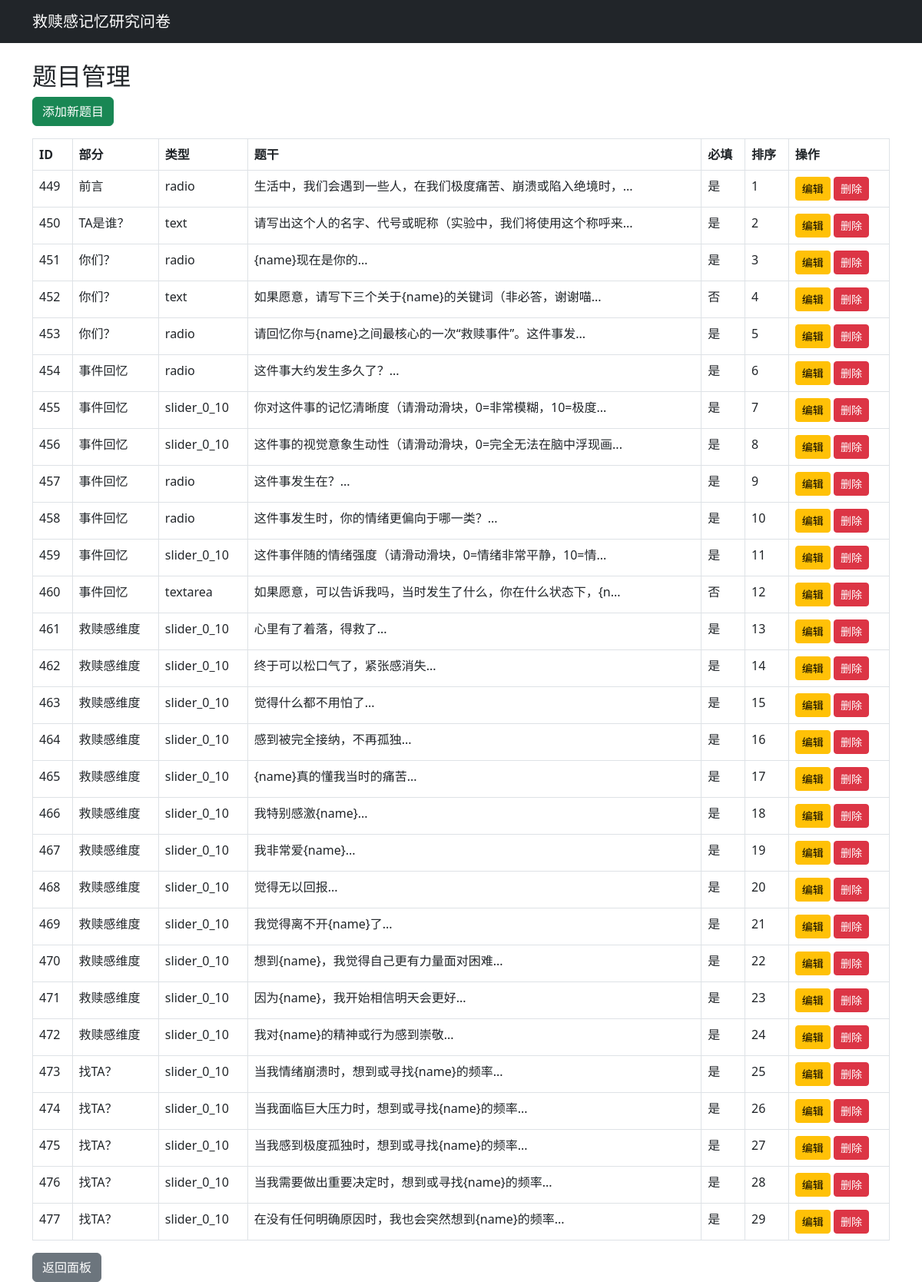
/admin/questions (signed in), run on the app's committed database.
### tables this page shows
CREATE TABLE questions (
            id INTEGER PRIMARY KEY AUTOINCREMENT,
            section TEXT,
            type TEXT,
            question_text TEXT,
            options TEXT,
            required INTEGER DEFAULT 1,
            sort_order INTEGER
        );

### rescue.py (the view)
@app.route('/admin/questions')
@login_required
def manage_questions():
    db = get_db()
    questions = db.execute('SELECT * FROM questions ORDER BY sort_order').fetchall()
    return render_template('questions.html', questions=questions)

### rescue.py (called while the page is built)
@app.before_request
def force_https():
    if request.url.startswith('http://') and not request.host.startswith('127.0.0.1'):
        return redirect(request.url.replace('http://', 'https://', 1), code=301)

def get_db():
    db = sqlite3.connect(DATABASE)
    db.row_factory = sqlite3.Row
    return db

def login_required(f):
    from functools import wraps
    @wraps(f)
    def decorated(*args, **kwargs):
        if 'admin_logged_in' not in session:
            return redirect(url_for('login'))
        return f(*args, **kwargs)
    return decorated

### templates/questions.html (shortened to what this page needs)
{% extends "base.html" %}
{% block content %}
<h2>题目管理</h2>
<a href="{{ url_for('new_question') }}" class="btn btn-success mb-3">添加新题目</a>
<table class="table table-bordered">
    <thead>
        <tr>
            <th>ID</th><th>部分</th><th>类型</th><th>题干</th><th>必填</th><th>排序</th><th>操作</th>
        </tr>
    </thead>
    <tbody>
        {% for q in questions %}
        <tr>
            <td>{{ q.id }}</td>
            <td>{{ q.section }}</td>
            <td>{{ q.type }}</td>
            <td>{{ q.question_text[:30] }}...</td>
            <td>{{ '是' if q.required else '否' }}</td>
            <td>{{ q.sort_order }}</td>
            <td>
                <a href="{{ url_for('edit_question', id=q.id) }}" class="btn btn-sm btn-warning">编辑</a>
                <a href="{{ url_for('delete_question', id=q.id) }}" class="btn btn-sm btn-danger" onclick="return confirm('确定删除吗？')">删除</a>
            </td>
        </tr>
        {% endfor %}
    </tbody>
</table>
<a href="{{ url_for('admin') }}" class="btn btn-secondary">返回面板</a>
{% endblock %}

### templates/base.html (shortened to what this page needs)
<!DOCTYPE html>
<html lang="zh">
<head>
    <link href="https://cdn.bootcdn.net/ajax/libs/twitter-bootstrap/5.3.0/css/bootstrap.min.css" rel="stylesheet">
</head>
<body>
    <nav class="navbar navbar-dark bg-dark mb-4">
        <div class="container">
            <a class="navbar-brand" href="/">救赎感记忆研究问卷</a>
        </div>
    </nav>
    <div class="container">
        {% block content %}{% endblock %}
    </div>
</body>
</html>

### data on the page
questions: id "449", section "前言", type "radio", question_text "生活中，我们会遇到一些人，在我们极度痛苦、崩溃或陷入绝境时，", required "是", sort_order "1"
questions: id "450", section "TA是谁？", type "text", question_text "请写出这个人的名字、代号或昵称（实验中，我们将使用这个称呼来", required "是", sort_order "2"
questions: id "451", section "你们？", type "radio", question_text "{name}现在是你的", required "是", sort_order "3"
questions: id "452", section "你们？", type "text", question_text "如果愿意，请写下三个关于{name}的关键词（非必答，谢谢喵", required "否", sort_order "4"
questions: id "453", section "你们？", type "radio", question_text "请回忆你与{name}之间最核心的一次“救赎事件”。这件事发", required "是", sort_order "5"
questions: id "454", section "事件回忆", type "radio", question_text "这件事大约发生多久了？", required "是", sort_order "6"
questions: id "455", section "事件回忆", type "slider_0_10", question_text "你对这件事的记忆清晰度（请滑动滑块，0=非常模糊，10=极度", required "是", sort_order "7"
questions: id "456", section "事件回忆", type "slider_0_10", question_text "这件事的视觉意象生动性（请滑动滑块，0=完全无法在脑中浮现画", required "是", sort_order "8"
questions: id "457", section "事件回忆", type "radio", question_text "这件事发生在？", required "是", sort_order "9"
questions: id "458", section "事件回忆", type "radio", question_text "这件事发生时，你的情绪更偏向于哪一类？", required "是", sort_order "10"
questions: id "459", section "事件回忆", type "slider_0_10", question_text "这件事伴随的情绪强度（请滑动滑块，0=情绪非常平静，10=情", required "是", sort_order "11"
questions: id "460", section "事件回忆", type "textarea", question_text "如果愿意，可以告诉我吗，当时发生了什么，你在什么状态下，{n", required "否", sort_order "12"
questions: id "461", section "救赎感维度", type "slider_0_10", question_text "心里有了着落，得救了", required "是", sort_order "13"
questions: id "462", section "救赎感维度", type "slider_0_10", question_text "终于可以松口气了，紧张感消失", required "是", sort_order "14"
questions: id "463", section "救赎感维度", type "slider_0_10", question_text "觉得什么都不用怕了", required "是", sort_order "15"
questions: id "464", section "救赎感维度", type "slider_0_10", question_text "感到被完全接纳，不再孤独", required "是", sort_order "16"
questions: id "465", section "救赎感维度", type "slider_0_10", question_text "{name}真的懂我当时的痛苦", required "是", sort_order "17"
questions: id "466", section "救赎感维度", type "slider_0_10", question_text "我特别感激{name}", required "是", sort_order "18"
questions: id "467", section "救赎感维度", type "slider_0_10", question_text "我非常爱{name}", required "是", sort_order "19"
questions: id "468", section "救赎感维度", type "slider_0_10", question_text "觉得无以回报", required "是", sort_order "20"
questions: id "469", section "救赎感维度", type "slider_0_10", question_text "我觉得离不开{name}了", required "是", sort_order "21"
questions: id "470", section "救赎感维度", type "slider_0_10", question_text "想到{name}，我觉得自己更有力量面对困难", required "是", sort_order "22"
questions: id "471", section "救赎感维度", type "slider_0_10", question_text "因为{name}，我开始相信明天会更好", required "是", sort_order "23"
questions: id "472", section "救赎感维度", type "slider_0_10", question_text "我对{name}的精神或行为感到崇敬", required "是", sort_order "24"
questions: id "473", section "找TA？", type "slider_0_10", question_text "当我情绪崩溃时，想到或寻找{name}的频率", required "是", sort_order "25"
questions: id "474", section "找TA？", type "slider_0_10", question_text "当我面临巨大压力时，想到或寻找{name}的频率", required "是", sort_order "26"
questions: id "475", section "找TA？", type "slider_0_10", question_text "当我感到极度孤独时，想到或寻找{name}的频率", required "是", sort_order "27"
questions: id "476", section "找TA？", type "slider_0_10", question_text "当我需要做出重要决定时，想到或寻找{name}的频率", required "是", sort_order "28"
questions: id "477", section "找TA？", type "slider_0_10", question_text "在没有任何明确原因时，我也会突然想到{name}的频率", required "是", sort_order "29"
